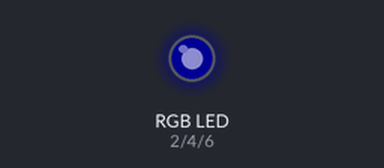
This sketch was run on a simulated Arduino Uno, built with avr-gcc and run on an emulated ATmega328P. Shown: an RGB LED mixed from three pins (HIGH = lit). Dim RGB values are drawn brighter than linear; what the sketch prints to the serial monitor is not drawn. At 33.8 s the program stops and its outputs stay as they are.

Above: at 0.15 s.
At 1.6 s:
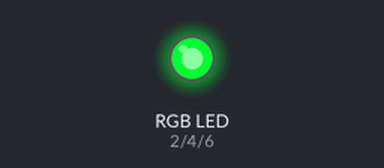
At 4.09 s:
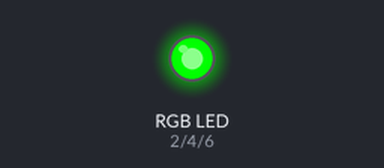
At 5.0 s:
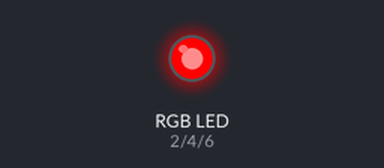
At 10.5 s:
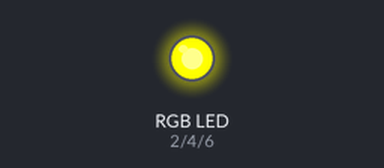
At 33.7 s:
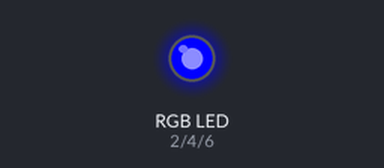
Timing chart, 0 to 35.2 s (numbered marks = the images above):
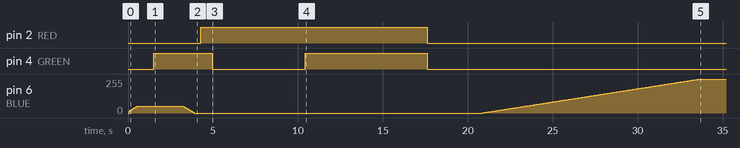

Measured:
- by itself, pin 2 (RED): LOW → HIGH at 4.3 s, → LOW 13.3 s later
- by itself, pin 4 (GREEN): LOW → HIGH at 1.5 s, → LOW 3.4 s later, → HIGH 5.5 s later, → LOW 7.2 s later

The sketch:

endEffectorLEDCode.ino
```cpp
#define RED 2
#define GREEN 4
#define BLUE 6

void setup() {
  // put your setup code here, to run once:
  pinMode(RED, OUTPUT);
  pinMode(GREEN, OUTPUT);
  pinMode(BLUE, OUTPUT);
  Serial.begin(9600);

}

int redValue = 0;
int greenValue = 0;
int blueValue = 0;

/*
int targetred = 50;
int targetgreen = 255;
int targetblue = 50;
*/


int arrTarRed[6] = {50, 225, 255, 255, 0, 0};
int arrTarGreen[6] = {255, 0, 255, 255, 0, 0};
int arrTarBlue[6] = {50, 0, 0, 0, 0, 255};
int times[6] = {5, 10, 30, 30, 25, 50};
int position = 0;

void loop() {
  // put your main code here, to run repeatedly:
  if (position <= 5){
    fadeToColorsInRow();
  }
  else{
    exit(0);
  }
  Serial.println(redValue);
  Serial.println(greenValue);
  Serial.println(blueValue);

}

/*void fadeToColor(){
  //working on it
  if (redValue != targetred) {
    redValue += (targetred > redValue ) ? 1 : -1;
  }

  if (greenValue != targetgreen) {
    greenValue += (targetgreen > greenValue ) ? 1 : -1;
  }

  if (blueValue != targetblue) {
    blueValue += (targetblue > blueValue ) ? 1 : -1;
  }

  analogWrite(RED, redValue);
  analogWrite(GREEN, greenValue);
  analogWrite(BLUE, blueValue);

  delay(5);
}
*/

void fadeToColorsInRow(){
  //working on it
  if (redValue == arrTarRed[position] && greenValue == arrTarGreen[position] && blueValue == arrTarBlue[position]){
    position +=1;
  }

  if (redValue != arrTarRed[position]) {
    redValue += (arrTarRed[position] > redValue ) ? 1 : -1;
  }

  if (greenValue != arrTarGreen[position]) {
    greenValue += (arrTarGreen[position] > greenValue ) ? 1 : -1;
  }

  if (blueValue != arrTarBlue[position]) {
    blueValue += (arrTarBlue[position] > blueValue ) ? 1 : -1;
  }


  analogWrite(RED, redValue);
  analogWrite(GREEN, greenValue);
  analogWrite(BLUE, blueValue);

  delay(times[position]);
}
```
